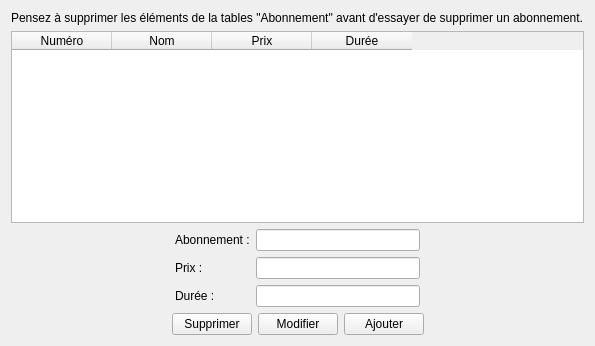
          <widget class="QWidget" name="tab_7">
           <attribute name="icon">
            <iconset resource="resources.qrc">
             <normaloff>:/new/prefix1/card</normaloff>:/new/prefix1/card</iconset>
           </attribute>
           <attribute name="title">
            <string>Abonnements en ventes</string>
           </attribute>
           <layout class="QVBoxLayout" name="verticalLayout_9">
            <item>
             <widget class="QLabel" name="label_9">
              <property name="text">
               <string>Pensez à supprimer les éléments de la tables &quot;Abonnement&quot; avant d'essayer de supprimer un abonnement.</string>
              </property>
             </widget>
            </item>
            <item>
             <widget class="QTableWidget" name="tableWidget_abonnement">
              <property name="selectionMode">
               <enum>QAbstractItemView::SingleSelection</enum>
              </property>
              <property name="selectionBehavior">
               <enum>QAbstractItemView::SelectRows</enum>
              </property>
              <attribute name="horizontalHeaderHighlightSections">
               <bool>false</bool>
              </attribute>
              <attribute name="verticalHeaderVisible">
               <bool>false</bool>
              </attribute>
              <column>
               <property name="text">
                <string>Numéro</string>
               </property>
              </column>
              <column>
               <property name="text">
                <string>Nom</string>
               </property>
              </column>
              <column>
               <property name="text">
                <string>Prix</string>
               </property>
              </column>
              <column>
               <property name="text">
                <string>Durée</string>
               </property>
              </column>
             </widget>
            </item>
            <item>
             <layout class="QGridLayout" name="gridLayout_5">
              <item row="2" column="2">
               <widget class="QLineEdit" name="lineEdit_dureeAbonnement"/>
              </item>
              <item row="0" column="2">
               <widget class="QLineEdit" name="lineEdit_nomAbonnement"/>
              </item>
              <item row="2" column="1">
               <widget class="QLabel" name="label_11">
                <property name="text">
                 <string>Durée :</string>
                </property>
               </widget>
              </item>
              <item row="0" column="1">
               <widget class="QLabel" name="label_8">
                <property name="text">
                 <string>Abonnement :</string>
                </property>
               </widget>
              </item>
              <item row="0" column="0">
               <spacer name="horizontalSpacer_3">
                <property name="orientation">
                 <enum>Qt::Horizontal</enum>
                </property>
                <property name="sizeHint" stdset="0">
                 <size>
                  <width>40</width>
                  <height>20</height>
                 </size>
                </property>
               </spacer>
              </item>
              <item row="1" column="1">
               <widget class="QLabel" name="label_10">
                <property name="text">
                 <string>Prix :</string>
                </property>
               </widget>
              </item>
              <item row="1" column="2">
               <widget class="QLineEdit" name="lineEdit_prixAbonnement"/>
              </item>
              <item row="0" column="3">
               <spacer name="horizontalSpacer_4">
                <property name="orientation">
                 <enum>Qt::Horizontal</enum>
                </property>
                <property name="sizeHint" stdset="0">
                 <size>
                  <width>40</width>
                  <height>20</height>
                 </size>
                </property>
               </spacer>
              </item>
              <item row="1" column="0">
               <spacer name="horizontalSpacer_5">
                <property name="orientation">
                 <enum>Qt::Horizontal</enum>
                </property>
                <property name="sizeHint" stdset="0">
                 <size>
                  <width>40</width>
                  <height>20</height>
                 </size>
                </property>
               </spacer>
              </item>
              <item row="2" column="0">
               <spacer name="horizontalSpacer_6">
                <property name="orientation">
                 <enum>Qt::Horizontal</enum>
                </property>
                <property name="sizeHint" stdset="0">
                 <size>
                  <width>40</width>
                  <height>20</height>
                 </size>
                </property>
               </spacer>
              </item>
              <item row="1" column="3">
               <spacer name="horizontalSpacer_7">
                <property name="orientation">
                 <enum>Qt::Horizontal</enum>
                </property>
                <property name="sizeHint" stdset="0">
                 <size>
                  <width>40</width>
                  <height>20</height>
                 </size>
                </property>
               </spacer>
              </item>
              <item row="2" column="3">
               <spacer name="horizontalSpacer_8">
                <property name="orientation">
                 <enum>Qt::Horizontal</enum>
                </property>
                <property name="sizeHint" stdset="0">
                 <size>
                  <width>40</width>
                  <height>20</height>
                 </size>
                </property>
               </spacer>
              </item>
             </layout>
            </item>
            <item>
             <layout class="QHBoxLayout" name="horizontalLayout">
              <item>
               <spacer name="horizontalSpacer">
                <property name="orientation">
                 <enum>Qt::Horizontal</enum>
                </property>
                <property name="sizeHint" stdset="0">
                 <size>
                  <width>40</width>
                  <height>20</height>
                 </size>
                </property>
               </spacer>
              </item>
              <item>
               <widget class="QPushButton" name="pushButton_supprimerAbonnement">
                <property name="text">
                 <string>Supprimer</string>
                </property>
                <property name="icon">
                 <iconset resource="resources.qrc">
                  <normaloff>:/new/prefix1/bin</normaloff>:/new/prefix1/bin</iconset>
                </property>
               </widget>
              </item>
              <item>
               <widget class="QPushButton" name="pushButton_modifierAbonnement">
                <property name="text">
                 <string>Modifier</string>
                </property>
                <property name="icon">
                 <iconset resource="resources.qrc">
                  <normaloff>:/new/prefix1/modify</normaloff>:/new/prefix1/modify</iconset>
                </property>
               </widget>
              </item>
              <item>
               <widget class="QPushButton" name="pushButton_ajouterAbonnement">
                <property name="text">
                 <string>Ajouter</string>
                </property>
                <property name="icon">
                 <iconset resource="resources.qrc">
                  <normaloff>:/new/prefix1/ok</normaloff>:/new/prefix1/ok</iconset>
                </property>
               </widget>
              </item>
              <item>
               <spacer name="horizontalSpacer_2">
                <property name="orientation">
                 <enum>Qt::Horizontal</enum>
                </property>
                <property name="sizeHint" stdset="0">
                 <size>
                  <width>40</width>
                  <height>20</height>
                 </size>
                </property>
               </spacer>
              </item>
             </layout>
            </item>
           </layout>
          </widget>
